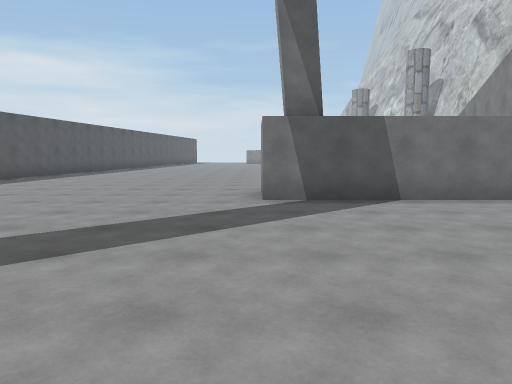
View 1 (above)

24 first-person views from a walk through a 3-D level made in the Unity game engine. The camera is 1.5 m above the floor, tilts 6° down and sees 70° across. The floor is counted in squares, 2 m on a side. Each view is taken from the middle of a square. On the plan, view 1 faces up. The plan holds only what a view shows up to about 11 squares ahead; the rest is blank. The place goes on beyond the plan. The player character is not drawn.

View 2
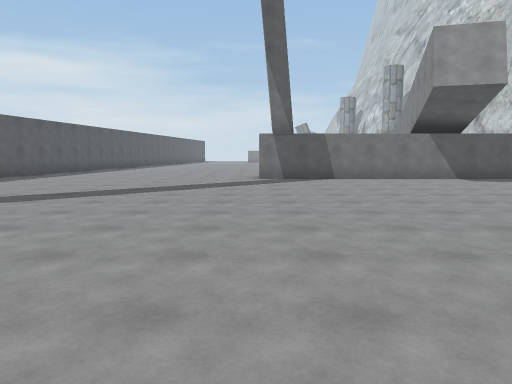

View 3
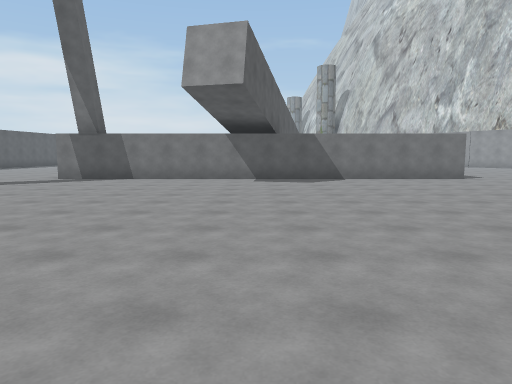

View 4
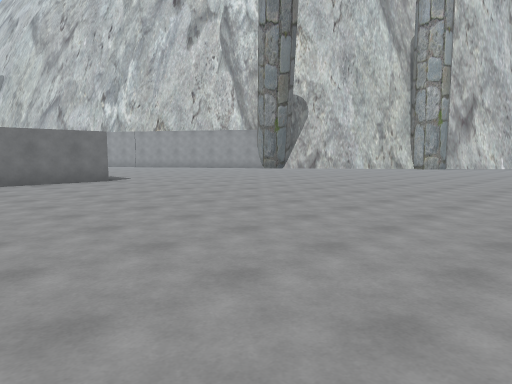

View 5
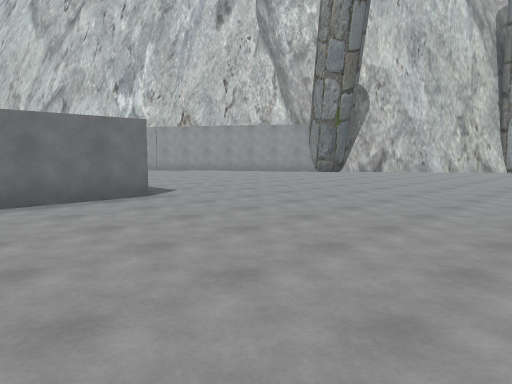

View 6
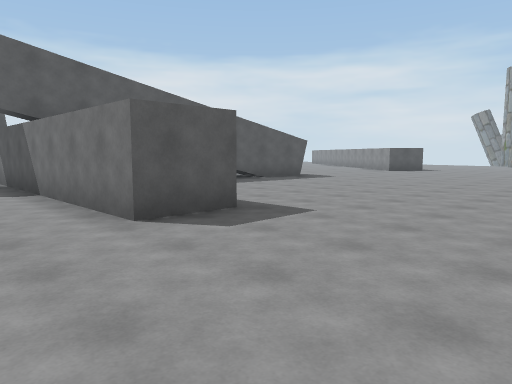

View 7
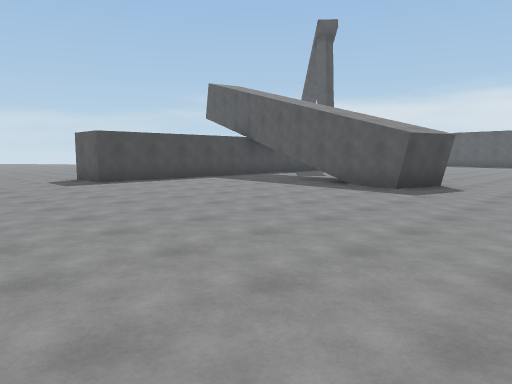

View 8
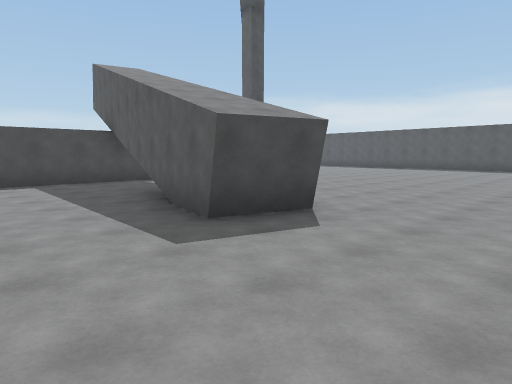

View 9
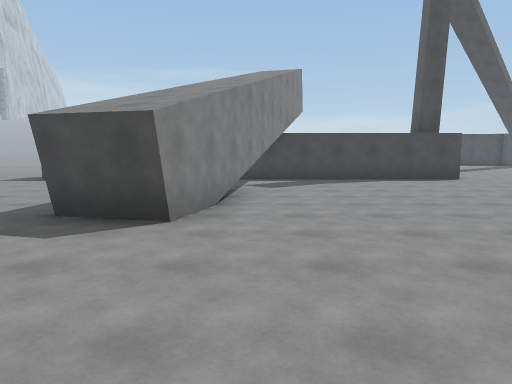

View 10
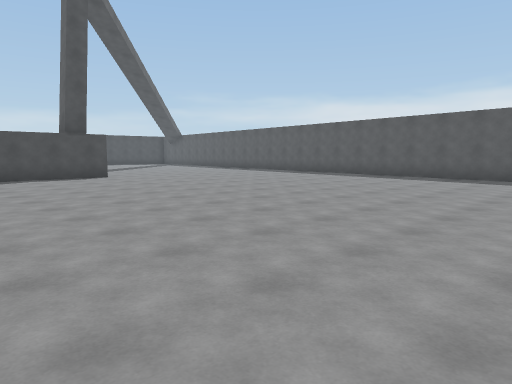

View 11
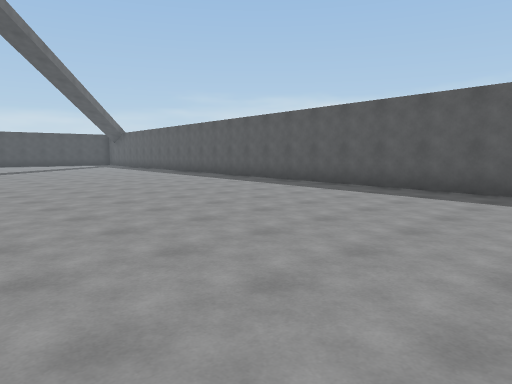

View 12
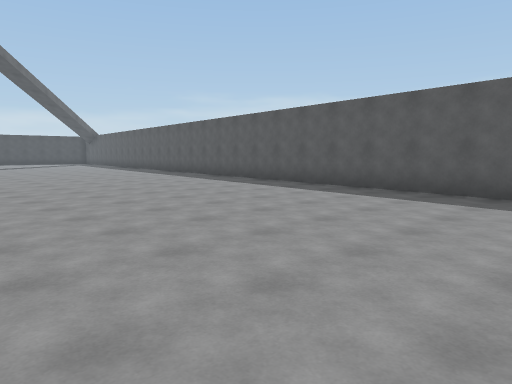

View 13
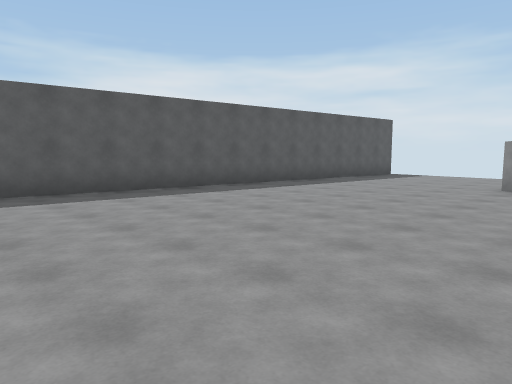

View 14
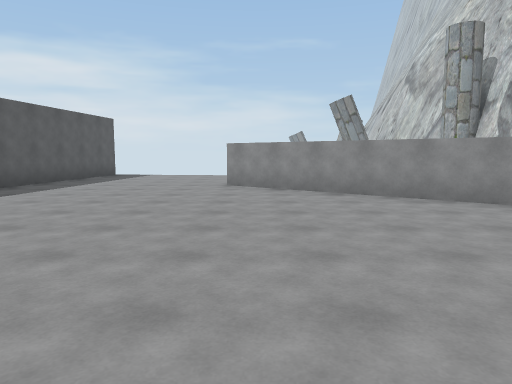

View 15
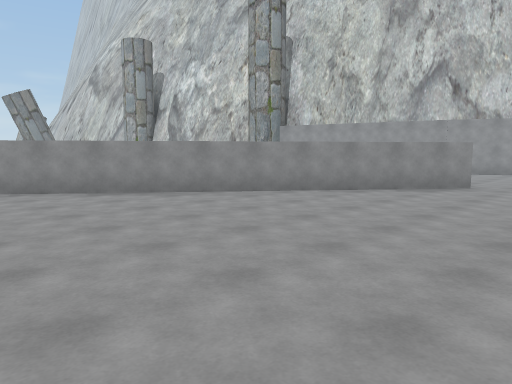

View 16
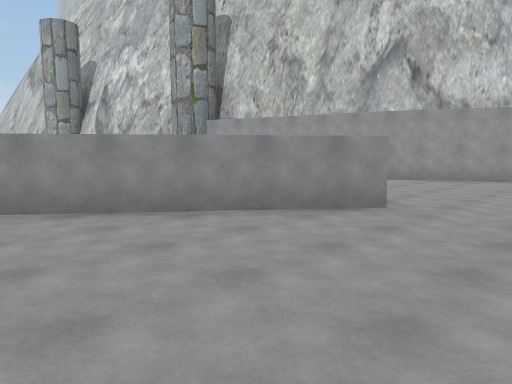

View 17
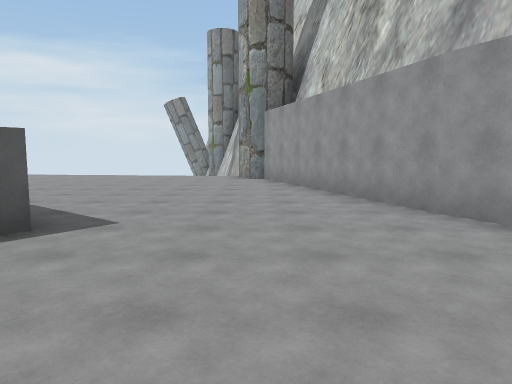

View 18
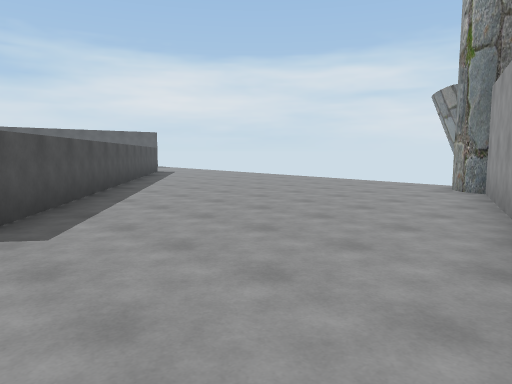

View 19
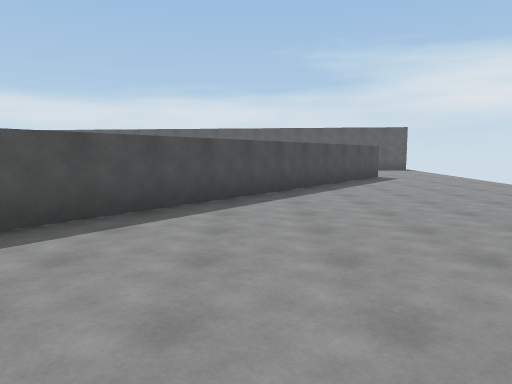

View 20
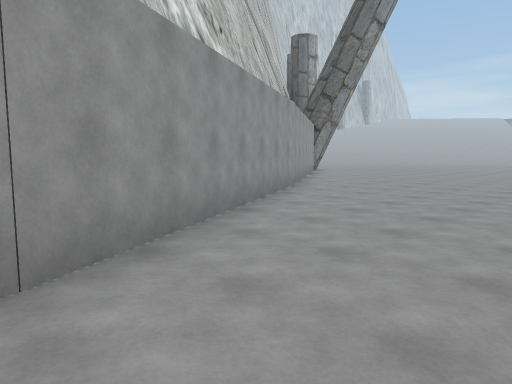

View 21
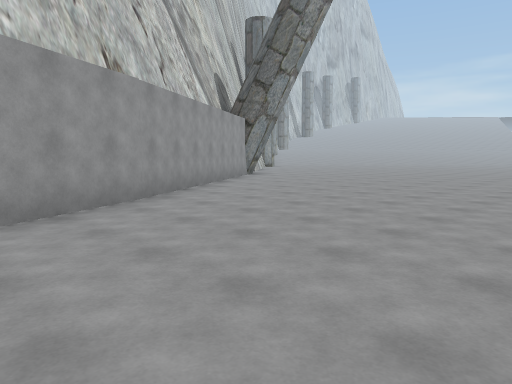

View 22
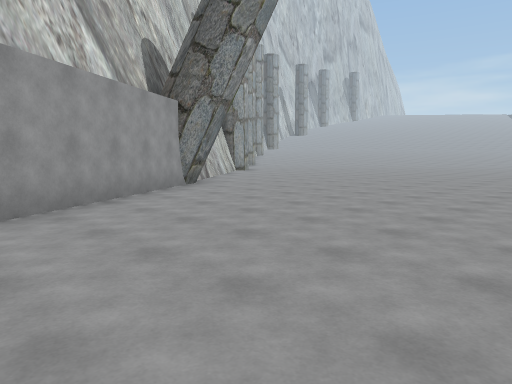

View 23
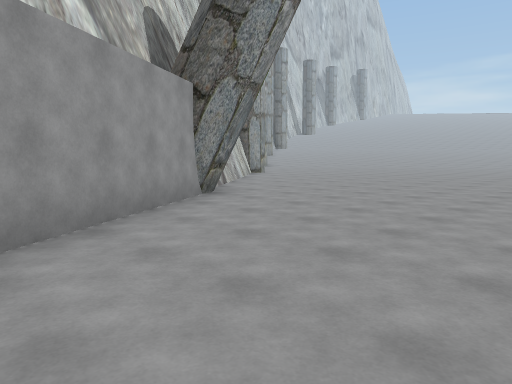

View 24
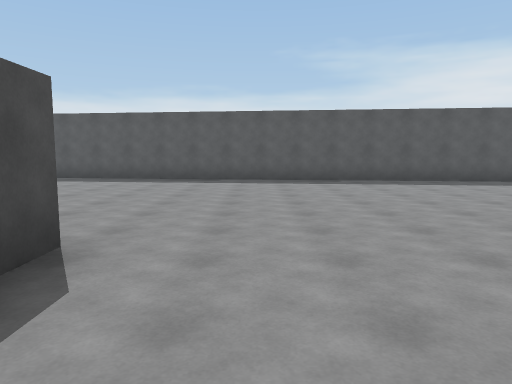

### Floor plan
Points are (right, up) in squares from view 1. A wall is a line through its corners. A room is listed if a view was taken in it or the views show most of it. See-through windows are left out.
Room 1 (views 1, 2, 3, 4, 5, 6, 7, 8, 9, 10, 11, 12, 13, 14, 15, 16, 17, 18, 19, 20, 21, 22, 23, 24)
walls: (5.8, 9.7) (7, 14.2) (8.5, 13.8) (7.3, 9.4); (0.1, 7.4) (12.2, 7.4) (12.2, 5.9) (0.1, 5.9) (0.1, 7.4); (8.9, 19.3) (-0.7, 26.7); (17.6, 15) (14.3, 21.6); (21.5, 8.3) (21.3, 8.6) (21.3, 9.3) (17.6, 15.1); (14.3, 21.4) (12.2, 27.9); (0.9, 27.4) (9.5, 20.7); (-5.2, 29.1) (-8.1, 4.7)

Where each view was taken, in squares from view 1:
view 1: 0 up, 0 right, facing up
view 2: 5 down, 0 right, facing up
view 3: 5 down, 6 right, facing up
view 4: 4 down, 8 right, facing up-right
view 5: 0 up, 9 right, facing up-right
view 6: 4 up, 16 right, facing up-left
view 7: 17 up, 16 right, facing down-left
view 8: 17 up, 11 right, facing down-left
view 9: 18 up, 6 right, facing down
view 10: 19 up, 5 right, facing down-left
view 11: 19 up, 1 right, facing down-left
view 12: 23 up, 1 right, facing down-left
view 13: 18 up, 1 right, facing up-left
view 14: 18 up, 0 right, facing up
view 15: 17 up, 0 right, facing up-right
view 16: 17 up, 4 right, facing up-right
view 17: 17 up, 12 right, facing up
view 18: 20 up, 14 right, facing up-left
view 19: 24 up, 12 right, facing left
view 20: 22 up, 12 right, facing down-right
view 21: 18 up, 12 right, facing down-right
view 22: 14 up, 14 right, facing down-right
view 23: 13 up, 16 right, facing down-right
view 24: 9 up, 3 right, facing left
